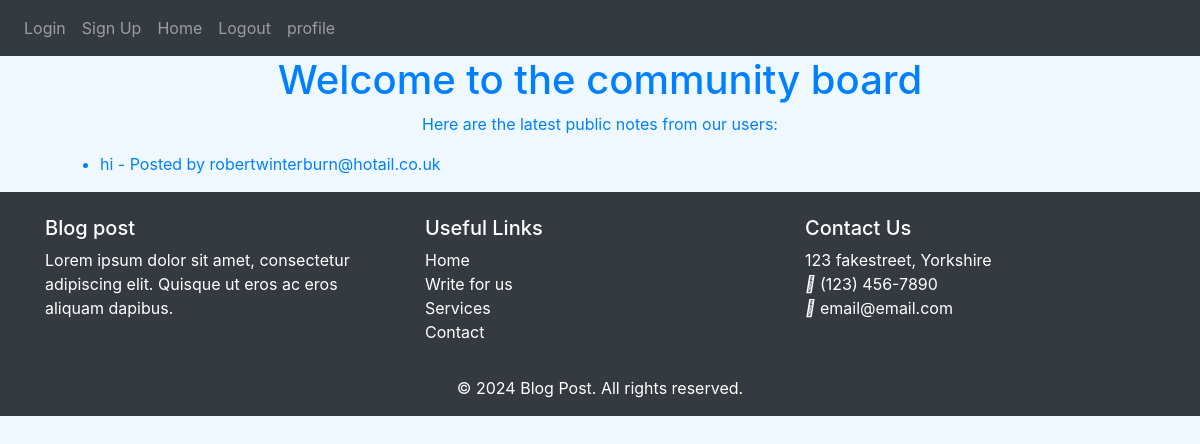
Page /home on the earlier database version.
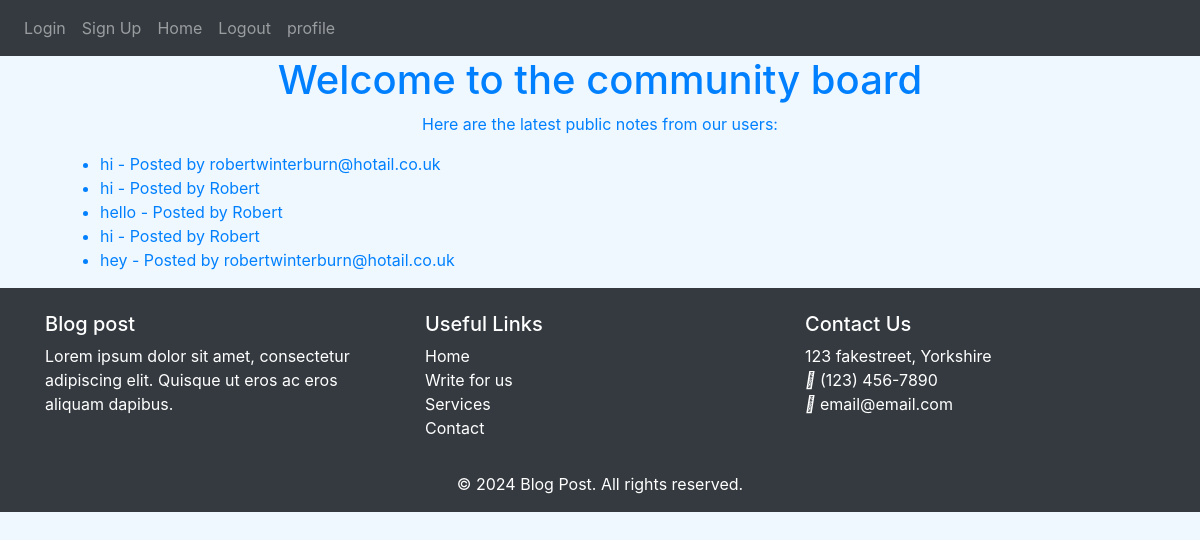
Same page on the later database version.
### models.py (models this page shows)
class Note(db.Model):
    __tablename__ = 'notes'
    id = db.Column(db.Integer, primary_key=True)
    data = db.Column(db.String(1000))
    user_id = db.Column(db.Integer, db.ForeignKey('users.id'))
    is_public = db.Column(db.Boolean, default=False)
    user = db.relationship('User', back_populates='notes')

class User(db.Model, UserMixin):
    __tablename__ = 'users'
    id = db.Column(db.Integer, primary_key=True)
    email = db.Column(db.String(150), unique=True)
    password = db.Column(db.String(150))
    first_name = db.Column(db.String(150))
    notes = db.relationship('Note', back_populates='user')

### views.py (the view)
@views.route('/home')
def home():
    public_notes = Note.query.filter_by(is_public=True).all()
    print(public_notes)  # Print notes to console
    return render_template('home.html', public_notes=public_notes)

### app/templates/home.html (shortened to what this page needs)
{% extends "base.html" %}
{% block content %}
<div class="container">
    <h1 class="text-center">Welcome to the community board</h1>
    <p class="text-center bg-blue">Here are the latest public notes from our users:</p>
</div>
<div class="container">
    <ul>
        {% if public_notes %}
            {% for note in public_notes %}
                <li>{{ note.data }} - Posted by {{ note.user.first_name }}</li>
            {% endfor %}
        {% else %}
            <li>No public notes yet.</li>
        {% endif %}
    </ul>
</div>
{% endblock %}

### app/templates/base.html (shortened to what this page needs)
<!DOCTYPE html>
<html lang="en">
<head>
    <link
      rel="stylesheet"
      href="https://stackpath.bootstrapcdn.com/bootstrap/4.4.1/css/bootstrap.min.css"
    />
    <link
      rel="stylesheet"
      href="https://stackpath.bootstrapcdn.com/font-awesome/4.7.0/css/font-awesome.min.css"
    />
    <link rel="stylesheet" type="text/css" href="{{ url_for('static', filename='styles.css')}}">
</head>
<body>
  <nav id="nav" class ="navbar navbar-expand-lg navbar-dark bg-dark">
    <div class="collapse navbar-collapse" id="navbar">
        <div class="navbar-nav">
            <a class="nav-item nav-link" id="login" href="/login">Login </a>
            <a class="nav-item nav-link" id="signUp" href="/sign-up">Sign Up </a>
            <a class="nav-item nav-link" id="home" href="/home">Home </a>
            <a class="nav-item nav-link" id="logout" href="/logout">Logout </a>
            <a class="nav-item nav-link" id="profile" href="/profile">profile </a>
        </div>
    </div>
</nav>
<div class="container">
    {% block content %}
    {% endblock %}
</div>
<footer class="bg-dark text-white pt-4">
  <div class="container">
      <div class="row">
          <div class="col-md-4">
              <h5>Blog post</h5>
              <p>Lorem ipsum dolor sit amet, consectetur adipiscing elit. Quisque ut eros ac eros aliquam dapibus.</p>
          </div>
          <div class="col-md-4">
              <h5>Useful Links</h5>
              <ul class="list-unstyled">
                  <li><a href="#" class="text-white">Home</a></li>
                  <li><a href="#" class="text-white">Write for us</a></li>
                  <li><a href="#" class="text-white">Services</a></li>
                  <li><a href="#" class="text-white">Contact</a></li>
              </ul>
          </div>
          <div class="col-md-4">
              <h5>Contact Us</h5>
              <ul class="list-unstyled">
                  <li> 123 fakestreet, Yorkshire</li>
                  <li><i class="fas fa-phone"></i> (123) 456-7890</li>
                  <li><i class="fas fa-envelope"></i> email@email.com</li>
              </ul>
          </div>
      </div>
      <div class="row">
          <div class="col-12 text-center mt-3">
              <p>&copy; 2024 Blog Post. All rights reserved.</p>
          </div>
      </div>
  </div>
</footer>
</body>
</html>

### static/styles.css (style rules this page uses)
body { color: #0080ff; background-color: aliceblue; }
footer { position: sticky }

Differences in the rows shown:
added Note: data "hi", user.first_name "Robert"
added Note: data "hello", user.first_name "Robert"
added Note: data "hi", user.first_name "Robert"
added Note: data "hey", user.first_name "robertwinterburn@hotail.co.uk"
